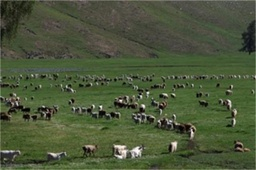
#> input picture img/image02-00.jpg, 256 x 170 px, shrunk from 1000 x 664 before the run
$ python FindSheep.py   (older library calls are emulated)
#> lines starting #> are read from the running program, lines starting #| are printed output that depends on the picture; after the words box and inside, x2 and y2 are one past the last pixel; in counts of white or black regions, pixels touching at a corner belong together
#!/usr/bin/env python
# -*- coding:utf-8 -*-
import cv2
import numpy as np
from matplotlib import pyplot as plt
import argparse
import profile
import datetime
def matchAB(fileA, fileB):
    # 读取图像数据
#> called with fileA = 'img/image02-00.jpg', fileB = 'img/image02-01.jpg'
    imgA = cv2.imread(fileA)
#> imgA is the input picture: shape (170, 256, 3); mean B, G, R 58.1, 86.4, 75.3
    imgB = cv2.imread(fileB)
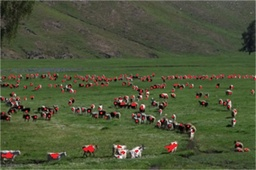
#> input picture img/image02-01.jpg, 256 x 170 px, shrunk from 1000 x 664 before the run
#> imgB is the input picture: shape (170, 256, 3); mean B, G, R 57.5, 85.4, 78.1

    # 取灰度图
    grayA = cv2.cvtColor(imgA, cv2.COLOR_BGR2GRAY)
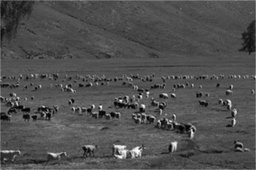
#> grayA: shape (170, 256); min 0, max 252, mean 79.8
    grayB = cv2.cvtColor(imgB, cv2.COLOR_BGR2GRAY)


    # 获取图片A的大小
    height, width = grayA.shape
#> height = 170; width = 256

    # 取局部图像，寻找匹配位置
    result_window = np.zeros((height, width), dtype=imgA.dtype)
    for start_y in range(0, height-100, 10):
        for start_x in range(0, width-100, 10):
            window = grayA[start_y:start_y+100, start_x:start_x+100]
            match = cv2.matchTemplate(grayB, window, cv2.TM_CCOEFF_NORMED)
            _, _, _, max_loc = cv2.minMaxLoc(match)
            matched_window = grayB[max_loc[1]:max_loc[1]+100, max_loc[0]:max_loc[0]+100]
            result = cv2.absdiff(window, matched_window)
            result_window[start_y:start_y+100, start_x:start_x+100] = result
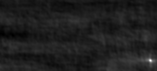
#> match: shape (71, 157) float32; min -0.142, max 0.918, mean -0.0111; drawn with min black and max white
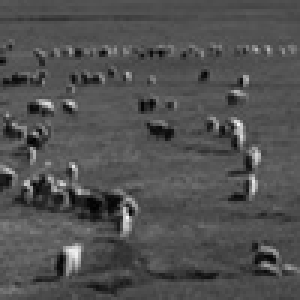
#> window: shape (100, 100) (shown 3 times larger); min 1, max 246, mean 81

    # 用四边形圈出不同部分
    _, result_window_bin = cv2.threshold(result_window, 20, 255, cv2.THRESH_BINARY)
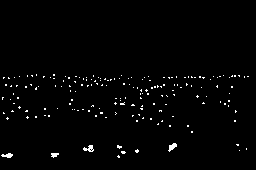
#> result_window_bin: shape (170, 256); 1.5% white in thin lines or dots, all inside (x1, y1, x2, y2) = (1, 74, 249, 158)
    _, contours, _ = cv2.findContours(result_window_bin, cv2.RETR_EXTERNAL, cv2.CHAIN_APPROX_SIMPLE)
#> contours = 177 contours, 174 with area under 20; largest, box (x1, y1, x2, y2) and area: (83, 145, 94, 152) 32, (168, 143, 177, 152) 31, (1, 153, 13, 158) 26
    imgC = imgA.copy()
    count=0
    for contour in contours:
        min = np.nanmin(contour, 0)
        max = np.nanmax(contour, 0)
        loc1 = (min[0][0], min[0][1])
        loc2 = (max[0][0], max[0][1])
        cv2.rectangle(imgC, loc1, loc2, 255, 2)
        count += 1;
#> this loop made 177 passes
#> (loc1, loc2) on passes 1 to 3: ((117, 155), (119, 157)), ((51, 153), (58, 157)), ((1, 153), (12, 157))
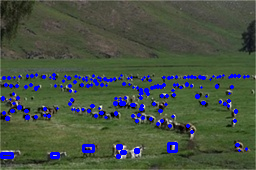
#> imgC: shape (170, 256, 3); 4.96% of pixels changed, all inside (x1, y1, x2, y2) = (0, 73, 250, 159)
#> after the loop, count = 177

    plt.subplot(1, 2, 1), plt.imshow(cv2.cvtColor(imgA, cv2.COLOR_BGR2RGB)), plt.title('Original image'), plt.xticks([]), plt.yticks([])
    #plt.subplot(1, 3, 2), plt.imshow(cv2.cvtColor(imgB, cv2.COLOR_BGR2RGB)), plt.title('B'), plt.xticks([]), plt.yticks([])
    plt.subplot(1, 2, 2), plt.imshow(cv2.cvtColor(imgC, cv2.COLOR_BGR2RGB)), plt.title('We Find '+str(count)+" Sheep In The Picture"), plt.xticks([]), plt.yticks([])

    endTimeStamp = datetime.datetime.now()
    print("运行耗时：" + str(endTimeStamp - startTimeStamp) + "秒")
    plt.show()
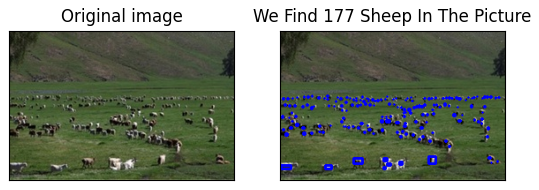
#> figure drawn by matplotlib, 2 panels


if __name__ == '__main__':
    startTimeStamp = datetime.datetime.now()


    parser = argparse.ArgumentParser()
    parser.add_argument(
        '--source_image',
        type=str,
        default='img/image02-00.jpg',
        help='source image'
    )

    parser.add_argument(
        '--target_image',
        type=str,
        default='img/image02-01.jpg',
        help='target image'
    )

    FLAGS, unparsed = parser.parse_known_args()

    #matchAB(FLAGS.source_image, FLAGS.target_image)
#> (the run stopped early here; a loop or call above may not have finished)
